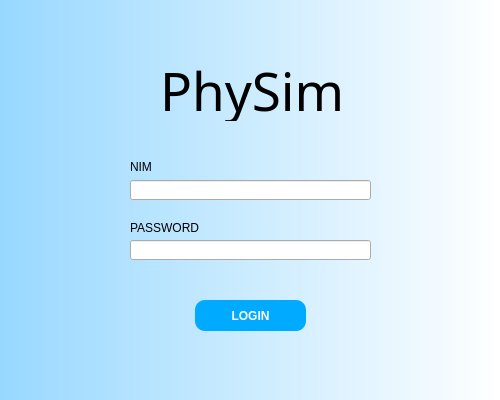
<?xml version="1.0" encoding="UTF-8"?>
<ui version="4.0">
 <class>Screen1</class>
 <widget class="QDialog" name="Screen1">
  <property name="enabled">
   <bool>true</bool>
  </property>
  <property name="geometry">
   <rect>
    <x>0</x>
    <y>0</y>
    <width>500</width>
    <height>400</height>
   </rect>
  </property>
  <property name="minimumSize">
   <size>
    <width>500</width>
    <height>400</height>
   </size>
  </property>
  <property name="maximumSize">
   <size>
    <width>500</width>
    <height>400</height>
   </size>
  </property>
  <property name="windowTitle">
   <string>Physim</string>
  </property>
  <property name="styleSheet">
   <string notr="true">QDialog#Screen1{
	background-color: qlineargradient(spread:pad, x1:0, y1:0, x2:1, y2:0, stop:0 rgba(152, 216, 255, 255), stop:1 rgba(255, 255, 255, 255));}</string>
  </property>
  <property name="sizeGripEnabled">
   <bool>false</bool>
  </property>
  <widget class="QLabel" name="title">
   <property name="enabled">
    <bool>true</bool>
   </property>
   <property name="geometry">
    <rect>
     <x>160</x>
     <y>60</y>
     <width>191</width>
     <height>61</height>
    </rect>
   </property>
   <property name="font">
    <font>
     <family>Bahnschrift SemiBold</family>
     <pointsize>40</pointsize>
     <weight>7</weight>
     <italic>false</italic>
     <bold>false</bold>
     <kerning>false</kerning>
    </font>
   </property>
   <property name="layoutDirection">
    <enum>Qt::LeftToRight</enum>
   </property>
   <property name="autoFillBackground">
    <bool>false</bool>
   </property>
   <property name="styleSheet">
    <string notr="true">font: 63 40pt &quot;Bahnschrift SemiBold&quot;;
color: rgb(0, 0, 0);</string>
   </property>
   <property name="frameShadow">
    <enum>QFrame::Sunken</enum>
   </property>
   <property name="text">
    <string>PhySim</string>
   </property>
  </widget>
  <widget class="QPushButton" name="btn1">
   <property name="enabled">
    <bool>true</bool>
   </property>
   <property name="geometry">
    <rect>
     <x>195</x>
     <y>300</y>
     <width>111</width>
     <height>31</height>
    </rect>
   </property>
   <property name="font">
    <font>
     <weight>75</weight>
     <bold>true</bold>
    </font>
   </property>
   <property name="styleSheet">
    <string notr="true">border-radius:10px;
color: rgb(255, 255, 255);
background-color: rgb(0, 170, 255);</string>
   </property>
   <property name="text">
    <string>LOGIN</string>
   </property>
   <property name="shortcut">
    <string>Return</string>
   </property>
   <property name="checkable">
    <bool>false</bool>
   </property>
   <property name="autoDefault">
    <bool>true</bool>
   </property>
   <property name="default">
    <bool>true</bool>
   </property>
   <property name="flat">
    <bool>true</bool>
   </property>
  </widget>
  <widget class="QLabel" name="label_2">
   <property name="enabled">
    <bool>true</bool>
   </property>
   <property name="geometry">
    <rect>
     <x>130</x>
     <y>160</y>
     <width>47</width>
     <height>13</height>
    </rect>
   </property>
   <property name="styleSheet">
    <string notr="true">font: 10pt &quot;MS Shell Dlg 2&quot;;</string>
   </property>
   <property name="text">
    <string>NIM</string>
   </property>
  </widget>
  <widget class="QLineEdit" name="pw">
   <property name="enabled">
    <bool>true</bool>
   </property>
   <property name="geometry">
    <rect>
     <x>130</x>
     <y>240</y>
     <width>241</width>
     <height>20</height>
    </rect>
   </property>
   <property name="placeholderText">
    <string/>
   </property>
  </widget>
  <widget class="QLineEdit" name="nim">
   <property name="enabled">
    <bool>true</bool>
   </property>
   <property name="geometry">
    <rect>
     <x>130</x>
     <y>180</y>
     <width>241</width>
     <height>20</height>
    </rect>
   </property>
   <property name="whatsThis">
    <string/>
   </property>
   <property name="cursorMoveStyle">
    <enum>Qt::VisualMoveStyle</enum>
   </property>
   <property name="clearButtonEnabled">
    <bool>false</bool>
   </property>
  </widget>
  <widget class="QLabel" name="label_3">
   <property name="enabled">
    <bool>true</bool>
   </property>
   <property name="geometry">
    <rect>
     <x>130</x>
     <y>220</y>
     <width>81</width>
     <height>16</height>
    </rect>
   </property>
   <property name="styleSheet">
    <string notr="true">font: 10pt &quot;MS Shell Dlg 2&quot;;</string>
   </property>
   <property name="text">
    <string>PASSWORD</string>
   </property>
  </widget>
 </widget>
 <resources/>
 <connections/>
</ui>
